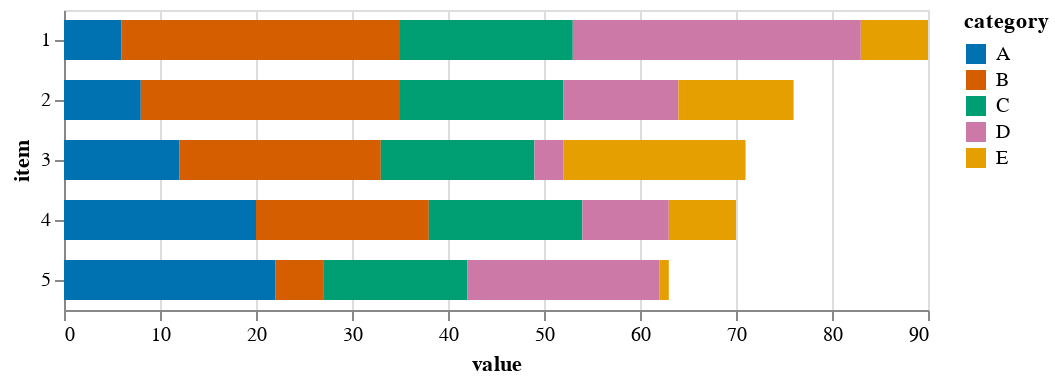

Source (notebook cell):
### Markdown cell above
## Stacked Bar Chart

**Recommendation**: Use a stacked bar chart if the focus is on comparing the overall quantities across items but you also need to illustrate contributions of each category to the total.

### Code cell
# create stacked bar chart
alt.Chart(data).mark_bar(size=20).encode(
    alt.X('value:Q'),
    alt.Y('item:N'),
    alt.Color('category:N',scale=oi_scale),
).properties(
    width=180*1.5*16/10,
    height=150
)

### Figure 1 — Vega-Lite specification as saved in the notebook (floating-point values rounded to 4 significant figures)
{"$schema": "https://vega.github.io/schema/vega-lite/v2.4.3.json", "config": {"view": {"height": 300, "width": 400}}, "data": {"values": [{"category": "A", "item": "1", "value": "6"}, {"category": "A", "item": "2", "value": "8"}, {"category": "A", "item": "3", "value": "12"}, {"category": "A", "item": "4", "value": "20"}, {"category": "A", "item": "5", "value": "22"}, {"category": "B", "item": "1", "value": "29"}, {"category": "B", "item": "2", "value": "27"}, {"category": "B", "item": "3", "value": "21"}, {"category": "B", "item": "4", "value": "18"}, {"category": "B", "item": "5", "value": "5"}, {"category": "C", "item": "1", "value": "18"}, {"category": "C", "item": "2", "value": "17"}, {"category": "C", "item": "3", "value": "16"}, {"category": "C", "item": "4", "value": "16"}, {"category": "C", "item": "5", "value": "15"}, {"category": "D", "item": "1", "value": "30"}, {"category": "D", "item": "2", "value": "12"}, {"category": "D", "item": "3", "value": "3"}, {"category": "D", "item": "4", "value": "9"}, {"category": "D", "item": "5", "value": "20"}, {"category": "E", "item": "1", "value": "7"}, {"category": "E", "item": "2", "value": "12"}, {"category": "E", "item": "3", "value": "19"}, {"category": "E", "item": "4", "value": "7"}, {"category": "E", "item": "5", "value": "1"}]}, "encoding": {"color": {"field": "category", "scale": {"domain": ["A", "B", "C", "D", "E"], "range": ["#0072B2", "#D55E00", "#009E73", "#CC79A7", "#E69F00"]}, "type": "nominal"}, "x": {"field": "value", "type": "quantitative"}, "y": {"field": "item", "type": "nominal"}}, "height": 150, "mark": {"size": 20, "type": "bar"}, "width": 432}
